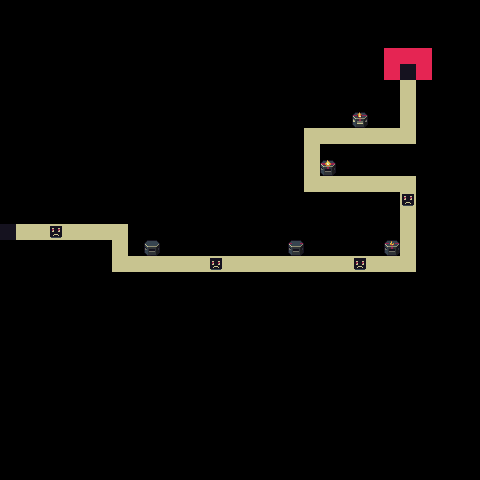

Tiled map render using the project's own tile images. Description and the map definition, with tile-layer contents summarised, below:
An orthogonal 30x30 tile map with 16x16 px tiles, 4 tile layers (Terrain, SpawnPoints, Buildings, Enemies) and 2 objects (Goal, SpawnPoint).

<map version="1.0" orientation="orthogonal" width="30" height="30" tilewidth="16" tileheight="16">
 <tileset firstgid="1" name="SimpleTD" tilewidth="16" tileheight="16">
  <image source="SimpleTD.png" width="128" height="128" />
 </tileset>
 <layer name="Terrain" width="30" height="30">
  <data>[900 cells, 57 non-empty, 3 distinct tile ids]</data>
 </layer>
 <layer name="SpawnPoints" width="30" height="30">
  <data>[900 cells, 1 non-empty, 1 distinct tile ids]</data>
 </layer>
 <layer name="Buildings" width="30" height="30">
  <data>[900 cells, 5 non-empty, 5 distinct tile ids]</data>
 </layer>
 <objectgroup name="Events" width="30" height="30">
  <object name="Goal" type="Goal" x="400" y="64" width="16" height="16" />
  <object name="SpawnPoint" type="SpawnPoint" x="0" y="240" width="16" height="16" />
 </objectgroup>
 <layer name="Enemies" width="30" height="30">
  <data>[900 cells, 4 non-empty, 2 distinct tile ids]</data>
 </layer>
</map>